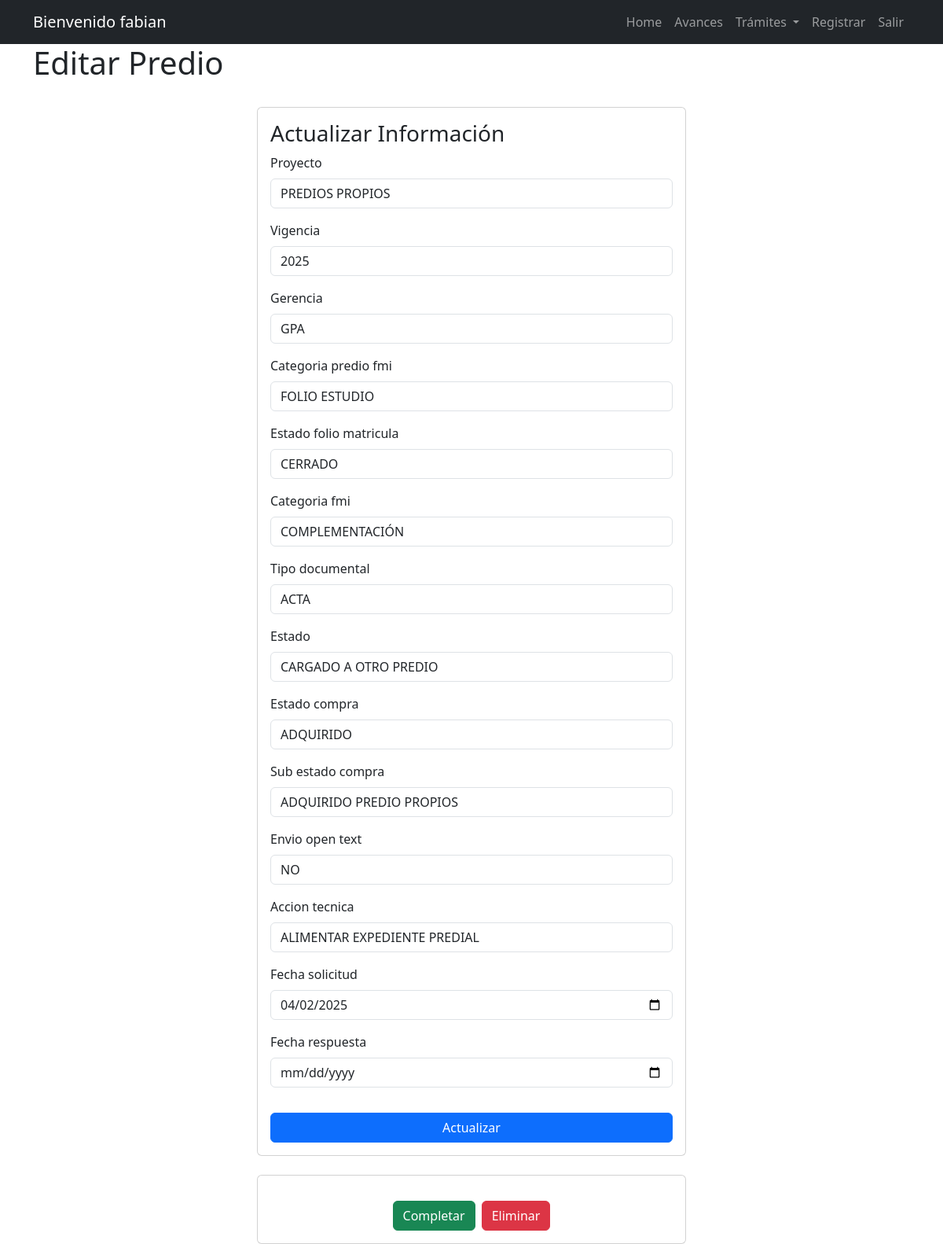
The page /predio/13 (signed in) on the database as committed earlier.
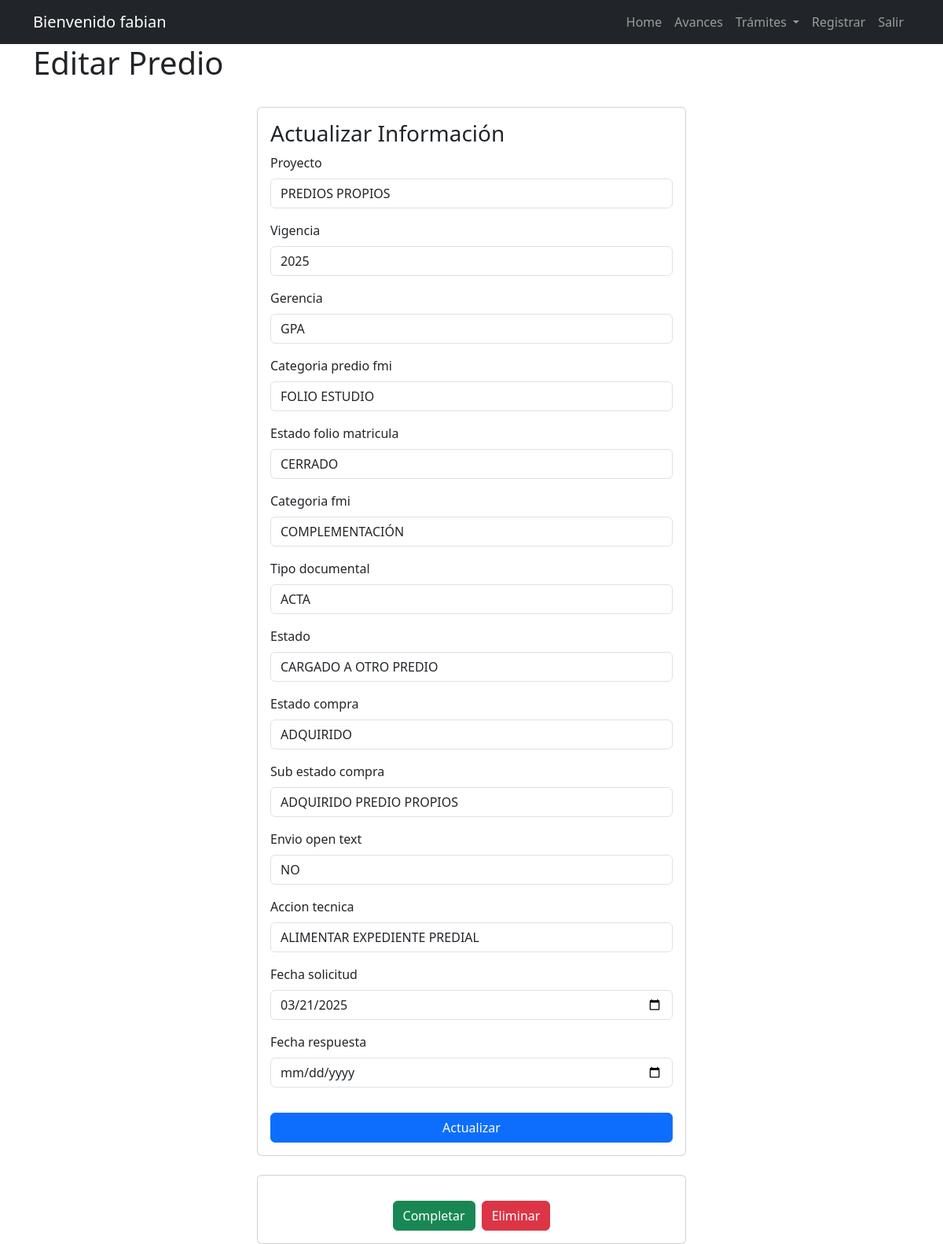
The same page on the database as committed later.
### task/models.py (models this page shows, shortened)
class Predio(models.Model):
    id = models.AutoField(primary_key=True)
    PROYECTO_CHOICES = [('PREDIOS PROPIOS', 'PREDIOS PROPIOS'), ('SERVIDUMBRES', 'SERVIDUMBRES')]
    VIGENCIA_CHOICES = [('2023', '2023'), ('2024', '2024'), ('2025', '2025')]
    GERENCIA_CHOICES = [('VAO', 'VAO'), ('GPA', 'GPA'), ('VRC', 'VRC'), ('GCT', 'GCT'), ('GMA', 'GMA'), ('GRI', 'GRI'), ('GTA', 'GTA'), ('VRO', 'VRO'), ('GCH', 'GCH'), ('GDA', 'GDA'), ('GDT', 'GDT'), ('VPI', 'VPI'), ('VFS', 'VFS')]
    CATEGORIA_PREDIO_FMI_CHOICES = [('COLINDANTE', 'COLINDANTE'), ('FOLIO ESTUDIO', 'FOLIO ESTUDIO'), ('MATRIZ', 'MATRIZ'), ('MATRIZ_COLINDANTE', 'MATRIZ_COLINDANTE'), ('PROPIO', 'PROPIO'), ('SEGREGADO', 'SEGREGADO'), ('SIN INFORMACIÓN', 'SIN INFORMACIÓN')]
    ESTADO_FOLIO_CHOICES = [('ACTIVO', 'ACTIVO'), ('CERRADO', 'CERRADO'), ('SIN INFORMACIÓN', 'SIN INFORMACIÓN')]
    CATEGORIA_FMI_CHOICES = [('ADICIONALES', 'ADICIONALES'), ('COMPLEMENTACIÓN', 'COMPLEMENTACIÓN'), ('SIN INFORMACIÓN', 'SIN INFORMACIÓN'), ('TRADICIÓN', 'TRADICIÓN')]
    TIPO_DOCUMENTAL_CHOICES = [('ACTA', 'ACTA'), ('ACTO ADMINISTRATIVO', 'ACTO ADMINISTRATIVO'), ('AUTO', 'AUTO'), ('CERTIFICADO', 'CERTIFICADO'), ('DECLARACIÓN', 'DECLARACIÓN'), ('DECRETO', 'DECRETO'), ('DEMANDA', 'DEMANDA'), ('DOCUMENTO', 'DOCUMENTO'), ('ESCRITURA', 'ESCRITURA'), ('EXPEDIENTE', 'EXPEDIENTE'), ('RESOLUCIÓN', 'RESOLUCIÓN'), ('SENTENCIA', 'SENTENCIA')]
    ESTADO_CHOICES = [('CARGADO A OTRO PREDIO', 'CARGADO A OTRO PREDIO'), ('CARGADO EN EL PREDIO', 'CARGADO EN EL PREDIO'), ('CARGADO EN SHAREPOINT', 'CARGADO EN SHAREPOINT'), ('NO ENCONTRADO', 'NO ENCONTRADO'), ('NO REQUIERE', 'NO REQUIERE'), ('PENDIENTE VERIFICAR', 'PENDIENTE VERIFICAR'), ('SERVIDOR INGICAT', 'SERVIDOR INGICAT')]
    ESTADO_COMPRA_CHOICES = [('ADQUIRIDO', 'ADQUIRIDO'), ('NO REQUIERE', 'NO REQUIERE'), ('PENDIENTE POR SOLICITAR', 'PENDIENTE POR SOLICITAR'), ('PENDIENTE VERIFICAR', 'PENDIENTE VERIFICAR'), ('SOLICITADO', 'SOLICITADO')]
    SUB_ESTADO_COMPRA_CHOICES = [('ADQUIRIDO PREDIO PROPIOS', 'ADQUIRIDO PREDIO PROPIOS'), ('ADQUIRIDO SERVIDUMBRES', 'ADQUIRIDO SERVIDUMBRES'), ('ERROR REGISTRAL', 'ERROR REGISTRAL'), ('NO APLICA', 'NO APLICA'), ('SOLICITADO / CERTIFICADO NO EXISTE', 'SOLICITADO / CERTIFICADO NO EXISTE'), ('SOLICITADO PREDIO PROPIOS', 'SOLICITADO PREDIO PROPIOS'), ('SOLICITADO SERVIDUMBRES', 'SOLICITADO SERVIDUMBRES')]
    ENVIO_OPEN_TEXT_CHOICES = [('NO', 'NO'), ('NO APLICA', 'NO APLICA'), ('NO REQUIERE', 'NO REQUIERE'), ('PENDIENTE', 'PENDIENTE'), ('SI', 'SI'), ('YA ESTA', 'YA ESTA')]
    ACCION_TECNICA_CHOICES = [('ALIMENTAR EXPEDIENTE PREDIAL', 'ALIMENTAR EXPEDIENTE PREDIAL'), ('ALIMENTAR PREDIO GESTIÓN', 'ALIMENTAR PREDIO GESTIÓN'), ('ALIMENTAR PREDIO MATRIZ', 'ALIMENTAR PREDIO MATRIZ'), ('CARPETA CERO', 'CARPETA CERO'), ('CREAR EXPEDIENTE', 'CREAR EXPEDIENTE'), ('NO REQUIERE', 'NO REQUIERE')]
    proyecto = models.CharField(max_length=16, choices=PROYECTO_CHOICES)
    vigencia = models.CharField(max_length=4, choices=VIGENCIA_CHOICES)
    gerencia = models.CharField(max_length=4, choices=GERENCIA_CHOICES)
    categoria_predio_fmi = models.CharField(max_length=100, choices=CATEGORIA_PREDIO_FMI_CHOICES)
    estado_folio_matricula = models.CharField(max_length=100, choices=ESTADO_FOLIO_CHOICES)
    categoria_fmi = models.CharField(max_length=50, choices=CATEGORIA_FMI_CHOICES)
    tipo_documental = models.CharField(max_length=50, choices=TIPO_DOCUMENTAL_CHOICES)
    estado = models.CharField(max_length=50, choices=ESTADO_CHOICES)
    estado_compra = models.CharField(max_length=50, choices=ESTADO_COMPRA_CHOICES)
    sub_estado_compra = models.CharField(max_length=50, choices=SUB_ESTADO_COMPRA_CHOICES)
    envio_open_text = models.CharField(max_length=50, choices=ENVIO_OPEN_TEXT_CHOICES)
    accion_tecnica = models.CharField(max_length=50, choices=ACCION_TECNICA_CHOICES)
    fecha_solicitud = models.DateField(null=True , blank=True)
    fecha_respuesta = models.DateField(null=True , blank=True)
    datecompleted = models.DateTimeField(null=True, blank=True)
    es_importante = models.BooleanField(default=False)
    fecha_reiteracion = models.DateField(null=True, blank=True)
    ultima_fecha_acceso = models.DateField(null=True, blank=True)
    campo=models.CharField(max_length=50, null=True , blank=True)
    cod_sig = models.CharField(max_length=30, null=True , blank=True)
    fmi = models.CharField(max_length=10, default="00000")
    ced_catastral = models.CharField(max_length=31, null=True , blank=True)
    nom_predio = models.CharField(max_length=50, default="Sin Informacion")
    documento = models.CharField(max_length=15, null=True , blank=True)
    fecha_documento= models.DateField(null=True , blank=True)
    entidad = models.CharField(max_length=100, null=True , blank=True)
    municipio = models.CharField(max_length=100,null=True , blank=True)
    user = models.ForeignKey(
        settings.AUTH_USER_MODEL,
        on_delete=models.SET_NULL,
        null=True,
        blank=True,
        related_name='predios'
    )
    class Meta:
        ordering = ['-fecha_solicitud']

### task/views.py (the view, shortened to what this page needs)
# urls.py: path('predio/<int:predio_id>', views.predio_detail, name='predio_detail'),
@login_required(login_url='signin')
def predio_detail(request, predio_id):
    predio = get_object_or_404(Predio, pk=predio_id)
    if request.method == 'GET':
        predio_form = PredioForm(instance=predio)
        return render(request, 'predio_detail.html', {'predio': predio, 'predio_form': predio_form})

### task/templates/predio_detail.html (shortened to what this page needs)
{% extends 'base.html' %}
{% block content %}
<main class="container">
  <div class="row">
    <h1>Editar Predio</h1>
    <section class="col-md-6 offset-md-3">
      <form method="POST" class="card card-body mt-4">
        <h3>Actualizar Información</h3>
        {% for field in predio_form %}
        <div class="mb-3">
          <label for="{{ field.id_for_label }}" class="form-label">{{ field.label }}</label>
          {{ field }}
        </div>
        {% endfor %}
        <button class="btn btn-primary mt-3">Actualizar</button>
      </form>
      <div class="card card-body text-center mt-4">
        <div class="d-flex justify-content-center gap-2 mt-3">
          <form action="{% url 'complete_predio' predio.id %}" method="POST">
            <button class="btn btn-success">Completar</button>
          </form>
          <form action="{% url 'delete_predio' predio.id %}" method="POST">
            <button class="btn btn-danger">Eliminar</button>
          </form>
        </div>
      </div>
    </section>
  </div>
</main>
{% endblock %}

Rows that differ between the two databases and show on the page:
changed Predio "PREDIOS PROPIOS": fecha_solicitud "04/02/2025" → "03/21/2025"
